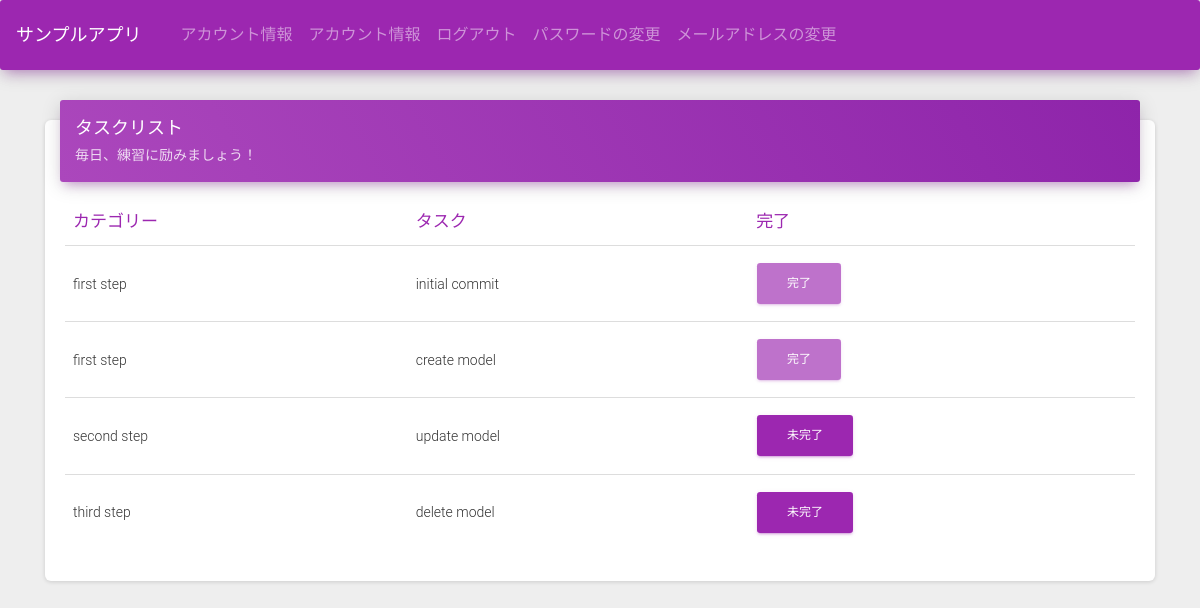
/task/ (signed in), run on an earlier commit of the app's database.
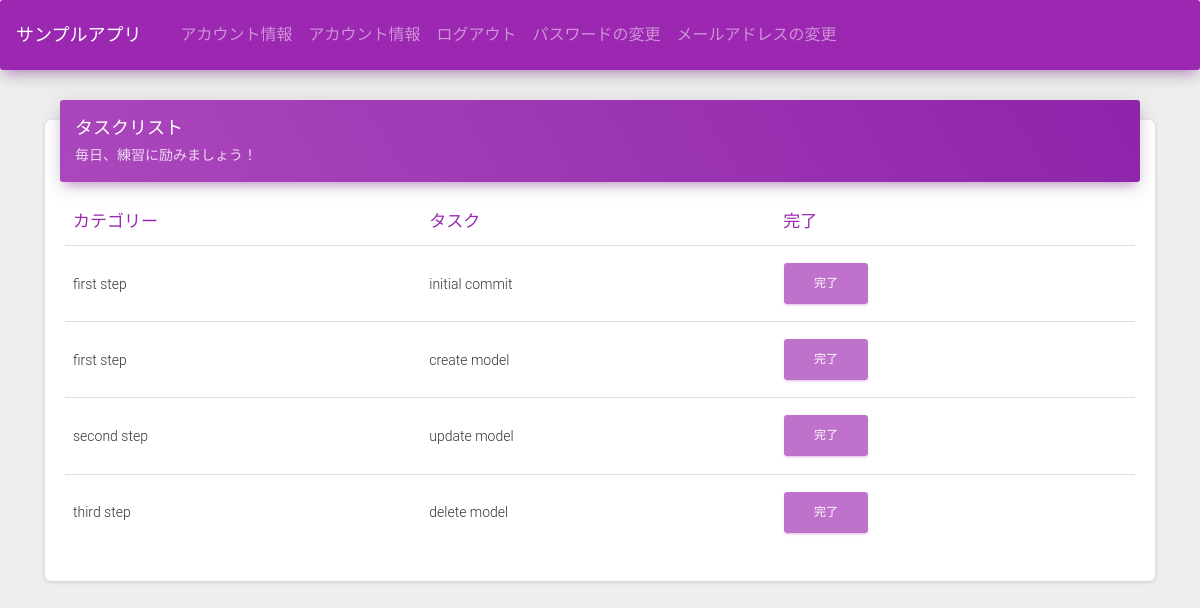
And on a later commit of the database.
### task/models.py (models this page shows, shortened)
class MyTask(models.Model):
    user = models.ForeignKey(User, on_delete=models.CASCADE)
    task = models.ForeignKey(Task, on_delete=models.CASCADE)
    finished = models.BooleanField(default=False)

class Task(models.Model):
    category = models.ForeignKey("Category", on_delete=models.CASCADE)
    content = models.CharField(max_length=255)

class Category(models.Model):
    name = models.CharField(max_length=50)
    def __str__(self):
        return self.name

### task/views.py (the view)
# urls.py: path('', MyTaskListView.as_view(), name='list'),
class MyTaskListView(LoginRequiredMixin, ListView):
    model = MyTask
    template_name = "task/task_list.html"
    def get_queryset(self):
        return MyTask.objects.filter(user=self.request.user)

### task/templates/task/task_list.html (shortened to what this page needs)
{% extends 'task/base.html' %}
{% block content %}
  <div class="container">
    <div class="row">
      <div class="col-md-12">
        <div class="card">
          <div class="card-header card-header-primary">
            <h4 class="card-title ">タスクリスト</h4>
            <p class="card-category">毎日、練習に励みましょう！</p>
          </div>
          <div class="card-body">
            <div class="table-responsive">
              <table class="table">
                <thead class="text-primary">
                  <tr>
                    <th>カテゴリー</th>
                    <th>タスク</th>
                    <th>完了</th>
                  </tr>
                </thead>
                <tbody>
                  {% for mytask in mytask_list %}
                  <tr class="card-body">
                    <td>{{ mytask.task.category }}</td>
                    <td>{{ mytask.task.content }}</td>
                    <td>
                      {% if mytask.finished %}
                      <button class="btn btn-primary pull-right" disabled>
                        完了
                      </button>
                      {% else %}
                      <form method="post" action="{% url 'task:update' mytask.pk %}">
                        <button class="btn btn-primary pull-right">
                          未完了
                        </button>
                      </form>
                      {% endif %}
                    </td>
                    {% empty %}
                    タスクはありません
                  </tr>
                </tbody>
                {% endfor %}
              </table>
            </div>
          </div>
        </div>
      </div>
    </div>
  </div>
{% endblock %}

### task/templates/task/base.html (shortened to what this page needs)
{% load static %}
<!doctype html>
<html>
<head>
  <link rel="stylesheet" type="text/css" href="{% static 'task/css/material-dashboard.min.css' %}">
<body>
  <nav class="navbar navbar-expand-lg navbar-dark bg-primary">
    <a class="navbar-brand" href="{% url 'register:top' %}">サンプルアプリ</a>
    <div class="container">
      <div class="collapse navbar-collapse" id="navbarText">
        <ul class="navbar-nav mr-auto">
          {% if user.is_authenticated %}
          <li>
            <a class="nav-item nav-link" href="{% url 'register:user_detail' user.pk %}">アカウント情報</a>
          </li>
          <li>
            <a class="nav-item nav-link" href="{% url 'register:user_update' user.pk %}">アカウント情報</a>
          </li>
          <li>
            <a class="nav-item nav-link" href="{% url 'register:logout' %}">ログアウト</a>
          </li>
          <li>
            <a class="nav-item nav-link" href="{% url 'register:password_change' %}">パスワードの変更</a>
          </li>
          <li>
            <a class="nav-item nav-link" href="{% url 'register:email_change' %}">メールアドレスの変更</a>
          </li>
          {% else %}
          <li class="nav-item">
            <a class="nav-item nav-link" href="{% url 'register:login' %}">
            ログインはこちら
            </a>
          </li>
          {% endif %}
        </ul>
      </div>
    </div>
  </nav>
{% block content %}
{% endblock %}
</body>
</html>

What changed in the data, as far as the page shows it:
changed MyTask "second step": finished "未完了" → "完了"
changed MyTask "third step": finished "未完了" → "完了"
